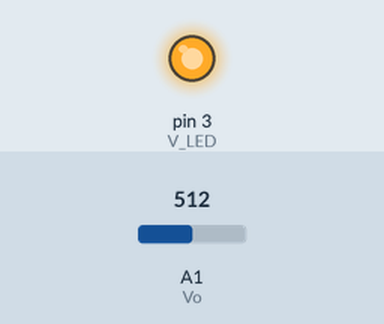
The sketch below on a simulated Arduino Uno, built with avr-gcc and run on an emulated ATmega328P. Parts: output pins drawn as LEDs (lit = HIGH). Inputs (shaded band) come from the test bench; at power-on: A1 (Vo) = 512. What the sketch prints to the serial monitor is not drawn.

Above: at 0.1 s.
Timing chart, 0 to 1.6 s (numbered marks = the images above):
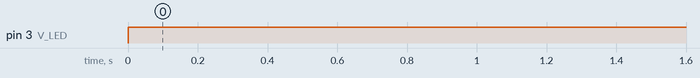

The sketch:

Mise-mise.ino
```cpp
int Vo = A1;
int V_LED = 3;
int count = 0;

float Vo_value = 0;
float Voltage = 0;
float dust = 0;

void setup() {
  Serial.begin(9600);
  pinMode(V_LED, OUTPUT);
  pinMode(Vo, INPUT);
}

void loop() {
  digitalWrite(V_LED, LOW);
  delayMicroseconds(280);
  Vo_value = analogRead(Vo);
  delayMicroseconds(40);
  digitalWrite(V_LED, HIGH);
  delayMicroseconds(9680);

  Voltage = Vo_value * 5.0 / 1024.0;
  dust = (Voltage - 0.6) / 0.005;

  Serial.println(dust);
  delay(1000);
  }
```

Measured:
- by itself, pin 3 (V_LED): LOW → HIGH at 0.00 s
